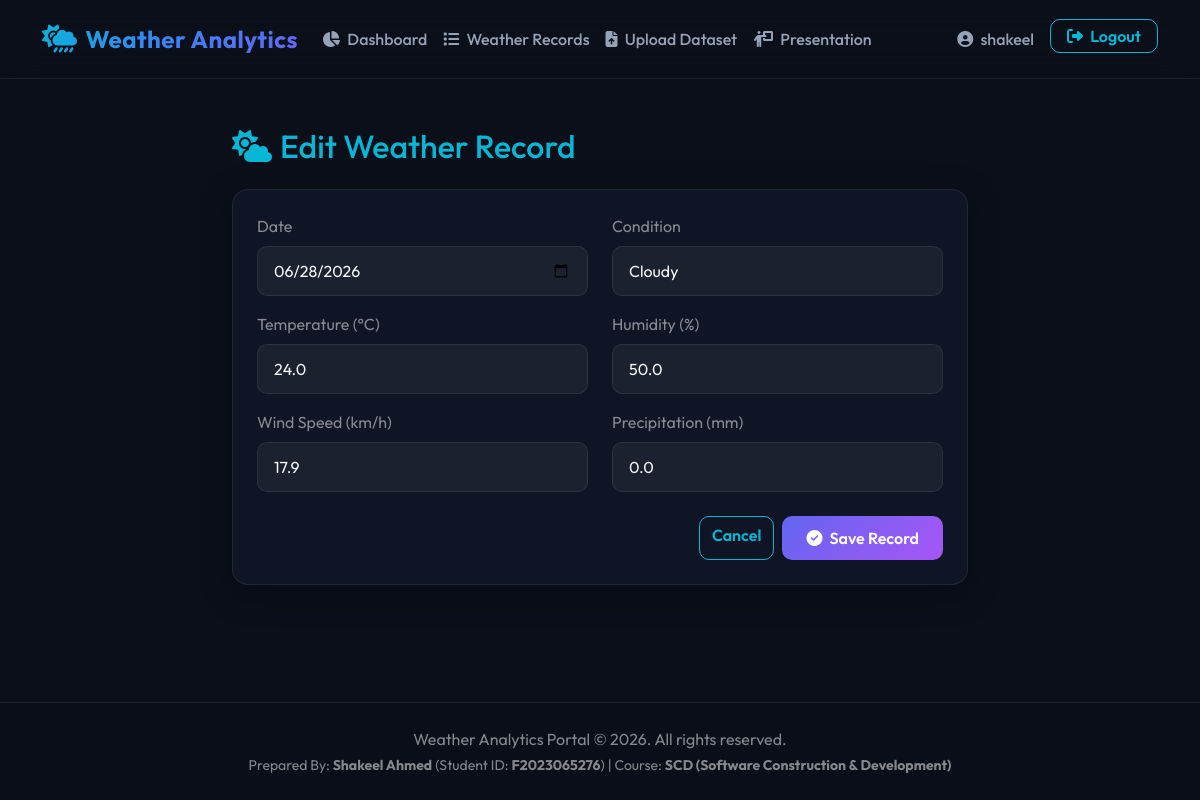
/records/28/edit/ (signed in), run on the app's committed database.
### analytics/models.py (models this page shows, shortened)
class WeatherRecord(models.Model):
    CONDITION_CHOICES = [
        ('Sunny', 'Sunny'),
        ('Rainy', 'Rainy'),
        ('Cloudy', 'Cloudy'),
        ('Snowy', 'Snowy'),
        ('Stormy', 'Stormy'),
        ('Windy', 'Windy'),
    ]
    date = models.DateField()
    time = models.TimeField(null=True, blank=True)
    city = models.CharField(max_length=100, default='New York')
    temperature = models.FloatField(help_text="Temperature in Celsius")
    humidity = models.FloatField(help_text="Humidity percentage")
    wind_speed = models.FloatField(help_text="Wind speed in km/h")
    precipitation = models.FloatField(help_text="Precipitation in mm")
    condition = models.CharField(max_length=50, choices=CONDITION_CHOICES)
    created_at = models.DateTimeField(auto_now_add=True)
    updated_at = models.DateTimeField(auto_now=True)
    class Meta:
        ordering = ['-date']
        unique_together = ('date', 'city')

### analytics/views.py (the view)
# urls.py: path('records/<int:pk>/edit/', views.record_update_view, name='record_edit'),
@login_required
def record_update_view(request, pk):
    record = get_object_or_404(WeatherRecord, pk=pk)
    if request.method == 'POST':
        form = WeatherRecordForm(request.POST, instance=record)
        if form.is_valid():
            form.save()
            messages.success(request, "Weather record updated successfully!")
            return redirect('record_list')
        else:
            messages.error(request, "Failed to update record. Please verify inputs.")
    else:
        form = WeatherRecordForm(instance=record)
    return render(request, 'analytics/record_form.html', {'form': form, 'title': 'Edit Weather Record'})

### analytics/forms.py
class WeatherRecordForm(forms.ModelForm):
    class Meta:
        model = WeatherRecord
        fields = ['date', 'city', 'temperature', 'humidity', 'wind_speed', 'precipitation', 'condition']
        widgets = {
            'date': forms.DateInput(attrs={'type': 'date', 'class': 'form-control form-control-custom'}),
            'city': forms.TextInput(attrs={'class': 'form-control form-control-custom'}),
            'temperature': forms.NumberInput(attrs={'class': 'form-control form-control-custom', 'step': '0.1', 'placeholder': 'e.g. 24.5'}),
            'humidity': forms.NumberInput(attrs={'class': 'form-control form-control-custom', 'step': '0.1', 'placeholder': 'e.g. 60'}),
            'wind_speed': forms.NumberInput(attrs={'class': 'form-control form-control-custom', 'step': '0.1', 'placeholder': 'e.g. 15.2'}),
            'precipitation': forms.NumberInput(attrs={'class': 'form-control form-control-custom', 'step': '0.1', 'placeholder': 'e.g. 0.0'}),
            'condition': forms.Select(attrs={'class': 'form-select form-control-custom'}),
        }

### templates/analytics/record_form.html (shortened to what this page needs)
{% extends 'base.html' %}
{% block content %}
<div class="row justify-content-center animate-fade-in">
    <div class="col-md-8">
        <h2 class="mb-4 text-cyan"><i class="fa-solid fa-cloud-sun me-2"></i>{{ title }}</h2>
        <div class="card glass-card p-4">
            <form method="post">
                <div class="row">
                    <div class="col-md-6 mb-3">
                        <label for="{{ form.date.id_for_label }}" class="form-label text-white-50">Date</label>
                        {{ form.date }}
                    </div>
                    <div class="col-md-6 mb-3">
                        <label for="{{ form.condition.id_for_label }}" class="form-label text-white-50">Condition</label>
                        {{ form.condition }}
                    </div>
                </div>
                <div class="row">
                    <div class="col-md-6 mb-3">
                        <label for="{{ form.temperature.id_for_label }}" class="form-label text-white-50">Temperature (°C)</label>
                        {{ form.temperature }}
                    </div>
                    <div class="col-md-6 mb-3">
                        <label for="{{ form.humidity.id_for_label }}" class="form-label text-white-50">Humidity (%)</label>
                        {{ form.humidity }}
                    </div>
                </div>
                <div class="row">
                    <div class="col-md-6 mb-4">
                        <label for="{{ form.wind_speed.id_for_label }}" class="form-label text-white-50">Wind Speed (km/h)</label>
                        {{ form.wind_speed }}
                    </div>
                    <div class="col-md-6 mb-4">
                        <label for="{{ form.precipitation.id_for_label }}" class="form-label text-white-50">Precipitation (mm)</label>
                        {{ form.precipitation }}
                    </div>
                </div>
                <div class="d-flex justify-content-end gap-2">
                    <a href="{% url 'record_list' %}" class="btn btn-outline-custom">
                        Cancel
                    </a>
                    <button type="submit" class="btn btn-grad">
                        <i class="fa-solid fa-circle-check me-1"></i> Save Record
                    </button>
                </div>
            </form>
        </div>
    </div>
</div>
{% endblock %}

### templates/base.html (shortened to what this page needs)
{% load static %}
<!DOCTYPE html>
<html lang="en">
<head>
    <link href="https://cdn.jsdelivr.net/npm/bootstrap@5.3.2/dist/css/bootstrap.min.css" rel="stylesheet">
    <link rel="stylesheet" href="https://cdnjs.cloudflare.com/ajax/libs/font-awesome/6.4.2/css/all.min.css">
    <link rel="stylesheet" href="{% static 'css/style.css' %}">
</head>
<body>
    <nav class="navbar navbar-expand-lg navbar-dark navbar-custom py-3">
        <div class="container">
            <a class="navbar-brand d-flex align-items-center" href="{% url 'dashboard' %}">
                <i class="fa-solid fa-cloud-sun-rain me-2 fs-3 text-cyan"></i>
                <span class="fs-4">Weather Analytics</span>
            </a>
            <div class="collapse navbar-collapse" id="navbarNav">
                <ul class="navbar-nav me-auto">
                    {% if user.is_authenticated %}
                    <li class="nav-item">
                        <a class="nav-link {% if request.resolver_match.url_name == 'dashboard' %}active{% endif %}" href="{% url 'dashboard' %}">
                            <i class="fa-solid fa-chart-pie me-1"></i> Dashboard
                        </a>
                    </li>
                    <li class="nav-item">
                        <a class="nav-link {% if request.resolver_match.url_name == 'record_list' %}active{% endif %}" href="{% url 'record_list' %}">
                            <i class="fa-solid fa-list me-1"></i> Weather Records
                        </a>
                    </li>
                    <li class="nav-item">
                        <a class="nav-link {% if request.resolver_match.url_name == 'upload_csv' %}active{% endif %}" href="{% url 'upload_csv' %}">
                            <i class="fa-solid fa-file-upload me-1"></i> Upload Dataset
                        </a>
                    </li>
                    <li class="nav-item">
                        <a class="nav-link {% if request.resolver_match.url_name == 'presentation' %}active{% endif %}" href="{% url 'presentation' %}">
                            <i class="fa-solid fa-person-chalkboard me-1"></i> Presentation
                        </a>
                    </li>
                    {% endif %}
                </ul>
                <ul class="navbar-nav">
                    {% if user.is_authenticated %}
                    <li class="nav-item">
                        <a class="nav-link {% if request.resolver_match.url_name == 'profile' %}active{% endif %}" href="{% url 'profile' %}">
                            <i class="fa-solid fa-user-circle me-1"></i> {{ user.username }}
                        </a>
                    </li>
                    <li class="nav-item ms-lg-2">
                        <form method="post" action="{% url 'logout' %}" class="d-inline">
                            <button type="submit" class="btn btn-outline-custom py-1 px-3">
                                <i class="fa-solid fa-sign-out-alt me-1"></i> Logout
                            </button>
                        </form>
                    </li>
                    {% endif %}
                </ul>
            </div>
        </div>
    </nav>
    <div class="container my-5 flex-grow-1">
        {% block content %}{% endblock %}
    </div>
    <footer class="py-4 mt-auto" style="background: rgba(11, 15, 25, 0.9); border-top: 1px solid var(--glass-border);">
        <div class="container text-center">
            <p class="mb-1 text-white-50">Weather Analytics Portal &copy; 2026. All rights reserved.</p>
            <p class="mb-0 text-white-50 small">
                Prepared By: <strong>Shakeel Ahmed</strong> (Student ID: <strong>F2023065276</strong>) | Course: <strong>SCD (Software Construction & Development)</strong>
            </p>
        </div>
    </footer>
</body>
</html>

### static/css/style.css (style rules this page uses)
:root { --bg-primary: #0b0f19; --bg-secondary: #131a2c; --text-primary: #f8fafc; --text-secondary: #94a3b8; --accent-blue: #3b82f6; --accent-indigo: #6366f1; --accent-purple: #a855f7; --accent-cyan: #06b6d4; --glass-bg: rgba(19, 26, 44, 0.65); --glass-border: rgba(255, 255, 255, 0.08); --card-shadow: 0 8px 32px 0 rgba(0, 0, 0, 0.37); --transition-smooth: all 0.3s cubic-bezier(0.4, 0, 0.2, 1); }
.text-cyan { color: var(--accent-cyan) !important; }
body { background-color: var(--bg-primary); color: var(--text-primary); font-family: 'Outfit', sans-serif; min-height: 100vh; display: flex; flex-direction: column; overflow-x: hidden; }
.glass-card { background: var(--glass-bg); backdrop-filter: blur(12px); -webkit-backdrop-filter: blur(12px); border: 1px solid var(--glass-border); border-radius: 16px; box-shadow: var(--card-shadow); transition: var(--transition-smooth); }
.navbar-custom { background: rgba(11, 15, 25, 0.8) !important; backdrop-filter: blur(16px); -webkit-backdrop-filter: blur(16px); border-bottom: 1px solid var(--glass-border); }
.navbar-brand { font-weight: 700; letter-spacing: 0.5px; background: linear-gradient(135deg, var(--accent-cyan), var(--accent-blue), var(--accent-indigo)); -webkit-background-clip: text; -webkit-text-fill-color: transparent; }
.nav-link { color: var(--text-secondary) !important; font-weight: 500; transition: var(--transition-smooth); }
.btn-grad { background: linear-gradient(135deg, var(--accent-indigo) 0%, var(--accent-purple) 100%); border: none; color: #fff; font-weight: 600; border-radius: 10px; padding: 10px 24px; transition: var(--transition-smooth); }
.btn-outline-custom { border: 1px solid var(--accent-cyan); color: var(--accent-cyan); background: transparent; border-radius: 10px; font-weight: 600; transition: var(--transition-smooth); }
.form-control-custom { background: rgba(255, 255, 255, 0.05); border: 1px solid var(--glass-border); color: var(--text-primary); border-radius: 10px; padding: 12px 16px; transition: var(--transition-smooth); }
.animate-fade-in { animation: fadeIn 0.6s ease forwards; }

### data on the page
WeatherRecord: date "06/28/2026", condition "Cloudy", temperature "24.0", humidity "50.0", wind_speed "17.9", precipitation "0.0"

### other printed values
{{ user.username }} "shakeel"
{{ title }} "Edit Weather Record"
